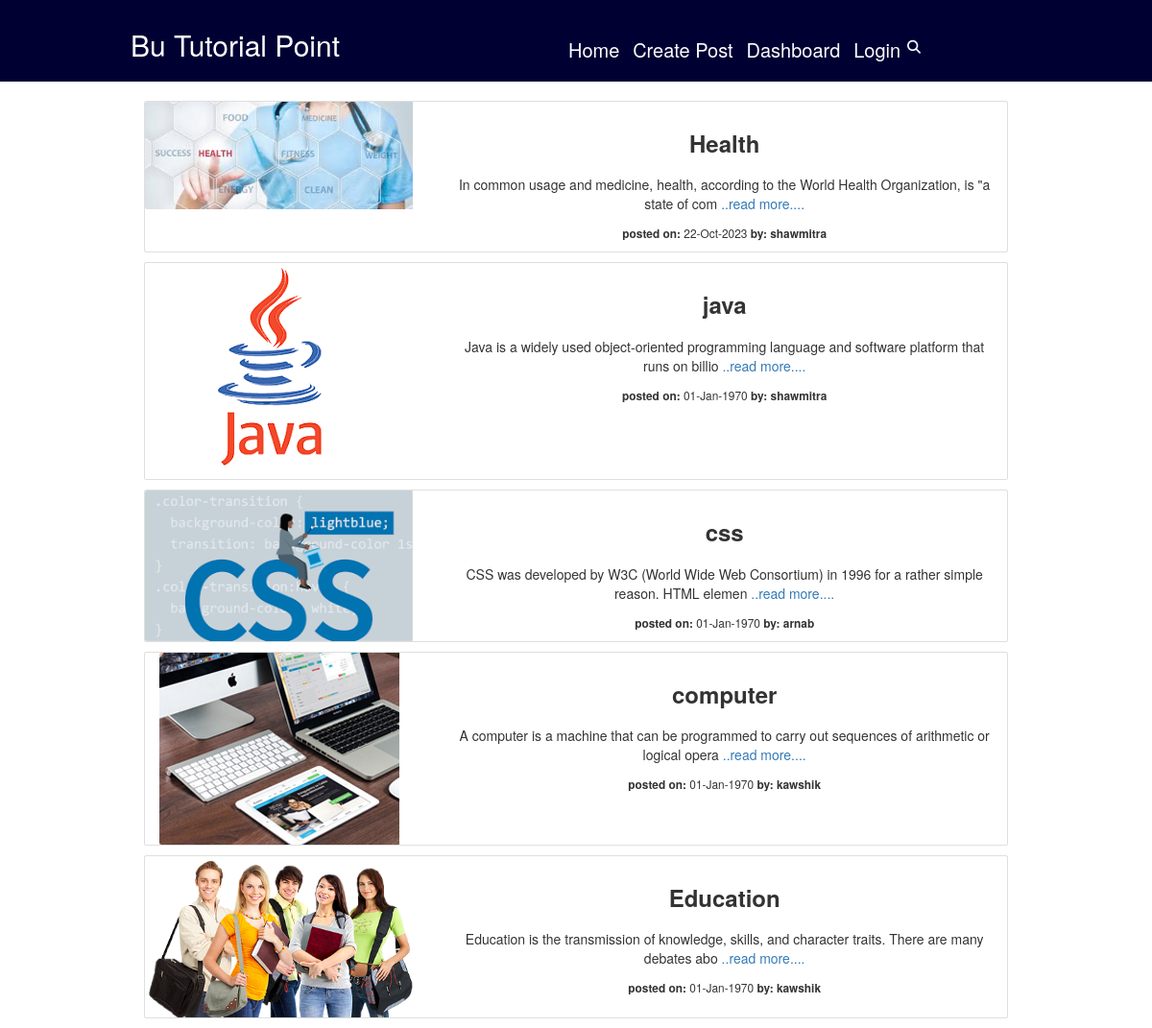
The page / on the database its author committed.
### tables this page shows
CREATE TABLE `post` (
  `id` int(11) NOT NULL,
  `username` varchar(100) NOT NULL,
  `title` varchar(100) NOT NULL,
  `time` datetime NOT NULL,
  `description` text NOT NULL,
  `comment` text NOT NULL,
  `image` varchar(500) NOT NULL,
  `date` int(11) DEFAULT NULL
);

### index.php (the view, shortened to what this page needs)
<?php
    include "header.php";
    $s = "SELECT * FROM post";
    $result = $conn->query($s);
?>
<!DOCTYPE html>
<html lang="en">
<head>
    <link rel="stylesheet" href="style.css">
    <link rel="stylesheet" href="https://maxcdn.bootstrapcdn.com/bootstrap/3.4.1/css/bootstrap.min.css">
</head>
<body>
<?php
    while ($r = $result->fetch_assoc()) {
        $username = $r['username'];
        $title = $r['title'];
        $ID = $r['id'];
        $image = $r['image'];
        $description = $r['description'];
        $date = $r['date'];
?>
<center>
<div class="card mb-3" style="max-width: 900px;">
    <div class="row g-0">
        <div class="col-md-4">
            <img src="<?= $image ?>" class="img-fluid rounded-start" alt="...">
        </div>
        <div class="col-md-8">
            <div class="card-body">
                <h5 class="card-title"><h3><b><?= $title ?></b><h3></h5>
				<p class="card-text">
					<?=substr($description,0,100) ?>
					<a href='postDetails.php?edit_ID=<?= $ID ?>' class='card-link'>..read more....</a>
					</p>
                <p class="card-text">
                    <small class="text-body-secondary">
                        <b> posted on:</b> <?= date('d-M-Y', strtotime($date)) ?>
                        <b> by: <?= " " . $username ?>  </b>
                    </small>
                </p>
            </div>
        </div>
    </div>
</div>
</center>
<?php
    }
?>
</body>
</html>

### header.php (shortened to what this page needs)
<?php
	$email = $_SESSION["email"];
?>
<!DOCTYPE html>
<html lang="en">
<head>
    <link rel="stylesheet" href="style.css">
    <link rel="stylesheet" href="https://cdnjs.cloudflare.com/ajax/libs/font-awesome/4.7.0/css/font-awesome.min.css">
    <link href="https://cdn.jsdelivr.net/npm/bootstrap@5.1.3/dist/css/bootstrap.min.css" rel="stylesheet">
    <link rel="stylesheet" href="https://maxcdn.bootstrapcdn.com/bootstrap/3.4.1/css/bootstrap.min.css">
</head>
<body>
       <header>
            <div class="navbar">
                <div class="top-left">
                    <p>Bu Tutorial Point</p>
                </div>
                <div class="top-right">
                    <div class="top-right-text">
                        <a href="home.php">Home</a>
						<a href="postForm.php">Create Post</a>
                        <a href="dashboard.php">Dashboard</a>
                       <?php
					    if(empty($email)) {
							echo "<a href='login.php'>Login</a>";
						}
						else{
                            echo   "<span class='text-success' > ". $_SESSION['username']. "</span>";
	                        echo	"<a href='logout.php'>Logout  </a>";
						}
						?>
                    </div>
                    <div class="icon">
                        <i class="fa-sharp fa-solid fa-magnifying-glass"></i>
                    </div>
                </div>
            </div>
        </header>
<body>
</html>

### style.css (style rules this page uses)
* { margin: 0; padding: 0; }
body { font-family: 'Poppins', sans-serif; background-color: gainsboro; overflow-x: hidden; overflow-y: visible; }
header { background-color: #000033; }
.navbar { display: flex; justify-content: space-between; color: #3A3A3A; }
.top-left { font-weight: 700px; font-size: 30px; margin-top: 20px; margin-left: 15px; }
.top-left p { color: white; }
.top-right { display: flex; width: 50vw; justify-content: center; margin-top: 20px; margin-right: 5px; }
.icon { color: aliceblue; }
.top-right-text { display: flex; font-size: 20px; justify-content: space-around; width: 60%; }
.top-right-text a { text-decoration: none; color: white; }

### rows shown on the page
post: image (picture), title "Health", description "In common usage and medicine, health, according to the World Health Organization, is \"a state of com", date "22-Oct-2023", username "shawmitra"
post: image (picture), title "java", description "Java is a widely used object-oriented programming language and software platform that runs on billio", date "01-Jan-1970", username "shawmitra"
post: image (picture), title "css", description "CSS was developed by W3C (World Wide Web Consortium) in 1996 for a rather simple reason. HTML elemen", date "01-Jan-1970", username "arnab"
post: image (picture), title "computer", description "A computer is a machine that can be programmed to carry out sequences of arithmetic or logical opera", date "01-Jan-1970", username "kawshik"
post: image (picture), title "Education", description "Education is the transmission of knowledge, skills, and character traits. There are many debates abo", date "01-Jan-1970", username "kawshik"
